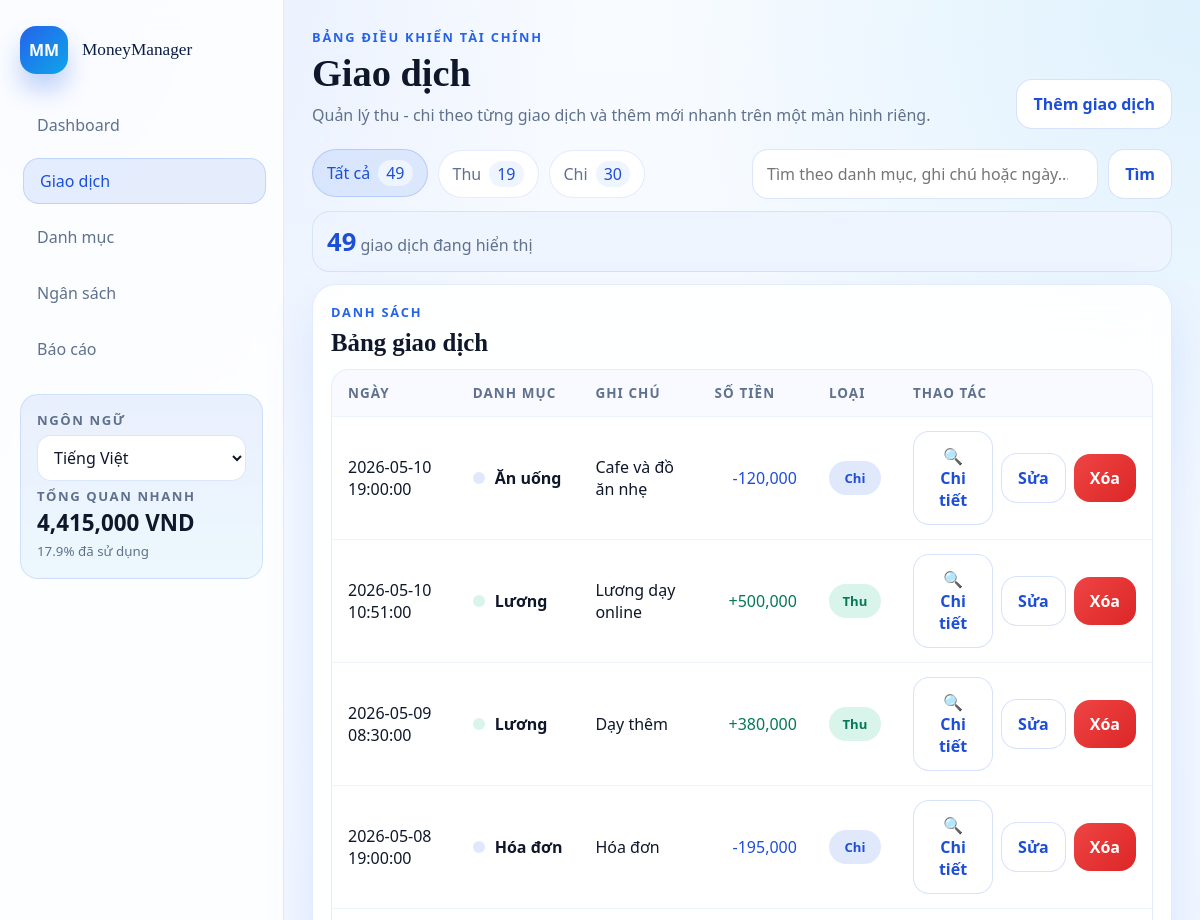
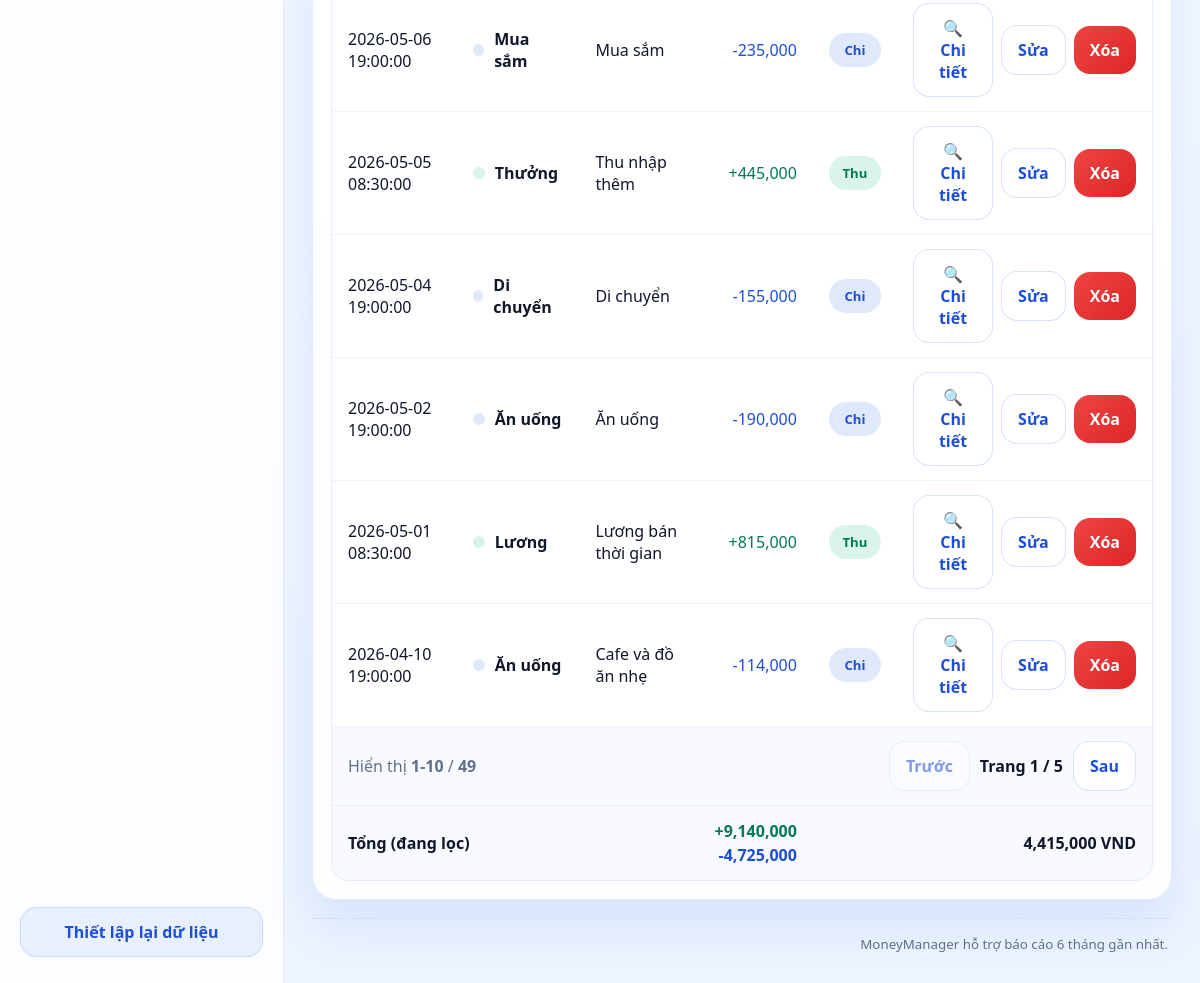
The app's page /transactions, older data (2 pictures, top to bottom).
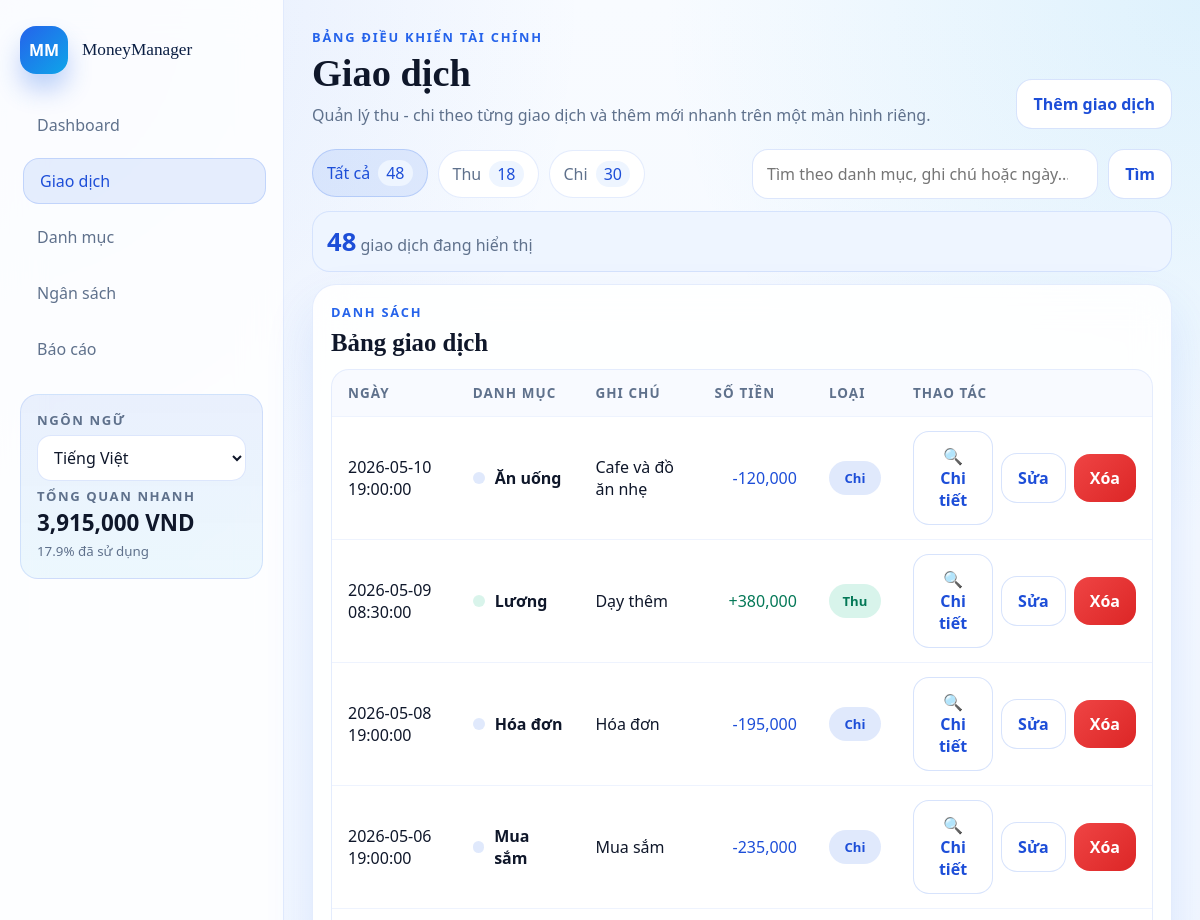
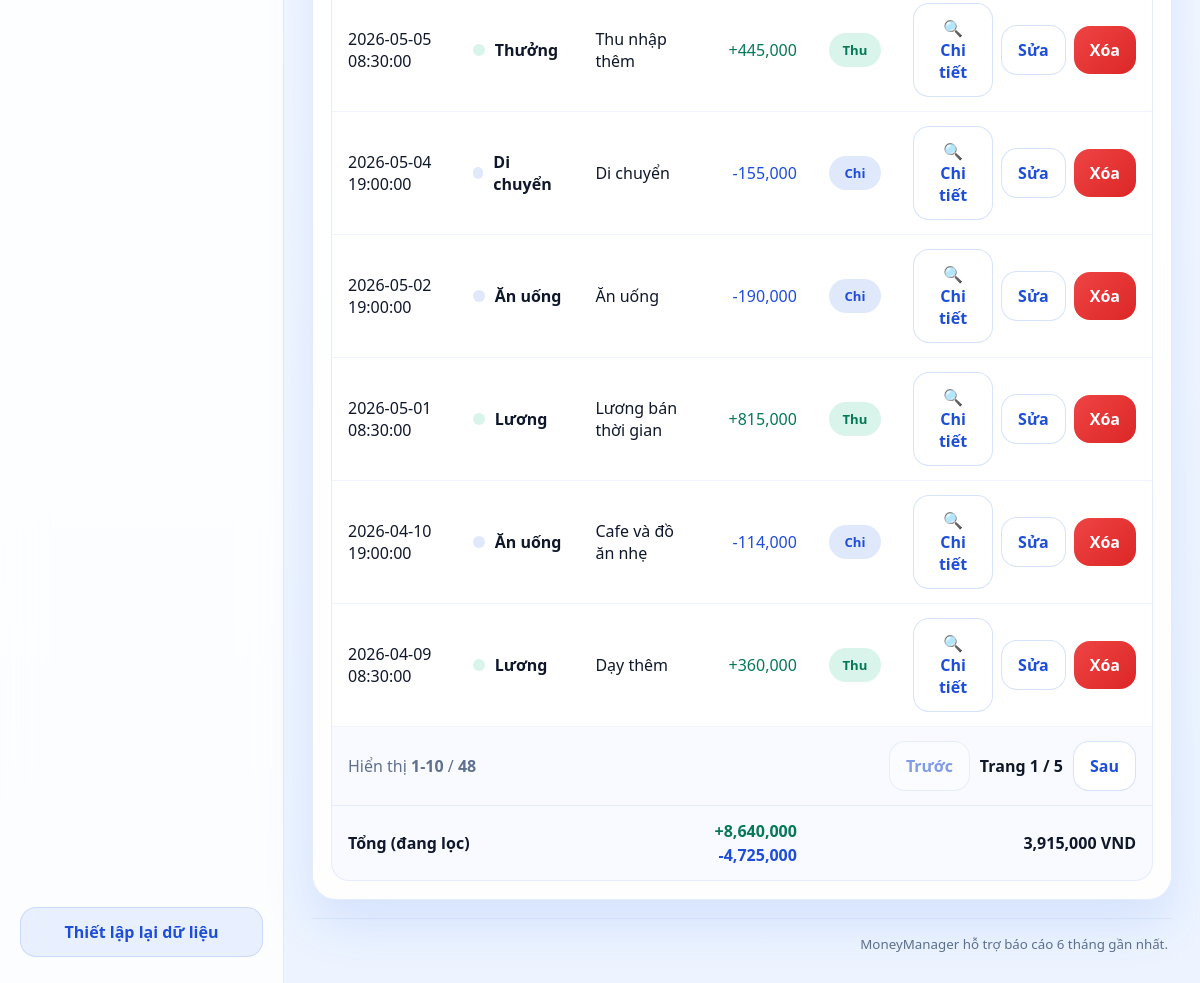
The same page, newer data (2 pictures, top to bottom).
### tables this page shows
CREATE TABLE transactions (
        id INTEGER PRIMARY KEY AUTOINCREMENT,
        date TEXT NOT NULL,
        amount REAL NOT NULL,           -- Số dương cho thu, số âm cho chi
        category_id INTEGER NOT NULL,   -- Tham chiếu sang bảng categories
        note TEXT,
        FOREIGN KEY (category_id) REFERENCES categories (id)
        );

CREATE TABLE categories (
            id INTEGER PRIMARY KEY AUTOINCREMENT,
            key TEXT UNIQUE NOT NULL,
            value TEXT NOT NULL,
            type INTEGER NOT NULL CHECK (type IN (0, 1)) -- 0: chi, 1: thu
        );

### app.py (the view)
@app.route("/transactions")
def transactions_page() -> str:
    search_query = request.args.get("q", default="").strip()
    return render_template(
        "transactions.html",
        **_transaction_form_context(
            "transactions",
            t("transactions_title"),
            t("transactions_subtitle"),
            search_query,
        ),
    )

### app.py (called while the page is built)
def _current_language() -> str:
    language = session.get("language", "vi")
    return language if language in FILE_TRANSLATIONS else "vi"

def t(key: str) -> str:
    language = _current_language()
    return FILE_TRANSLATIONS.get(language, FILE_TRANSLATIONS.get("vi", {})).get(key, key)

@app.context_processor
def inject_language_context() -> dict[str, object]:
    return {
        "current_lang": _current_language(),
        "supported_languages": [
            {
                "code": option["code"],
                "label": t("language_vi") if option["code"] == "vi" else t("language_en"),
            }
            for option in SUPPORTED_LANGUAGES
        ],
        "t": t,
        "category_label": _category_label,
        "note_label": _note_label,
    }

def _format_money(value: float) -> str:
    return f"{value:,.0f}"

def _category_label(category_key: str, fallback: str | None = None) -> str:
    label_key = f"category_label_{category_key}"
    label = t(label_key)
    if label != label_key:
        return label
    return fallback or category_key

def _note_label(note_text: str | None) -> str:
    if not note_text:
        return ""
    translation_key = _NOTE_TRANSLATION_KEYS.get(note_text)
    return t(translation_key) if translation_key else note_text

def _month_bounds(year: int, month: int) -> tuple[str, str]:
    start = datetime(year, month, 1, 0, 0, 0)
    end_day = calendar.monthrange(year, month)[1]
    end = datetime(year, month, end_day, 23, 59, 59)
    return start.strftime("%Y-%m-%d %H:%M:%S"), end.strftime("%Y-%m-%d %H:%M:%S")

def _ensure_db() -> None:
    if not app.config.get("DATABASE_READY", False):
        db_helper.init_db()
        app.config["DATABASE_READY"] = True

### modulo/db_helper.py (called while the page is built)
def get_connection():
    db_dir = os.path.join(os.path.dirname(__file__), '../database')
    db_path = os.path.join(db_dir, 'finance.db')
    os.makedirs(db_dir, exist_ok=True)
    conn = sqlite3.connect(db_path)
    conn.row_factory = sqlite3.Row
    return conn

def get_all_categories():
    conn = get_connection()
    cursor = conn.cursor()
    cursor.execute('SELECT * FROM categories ORDER BY type, value')
    rows = cursor.fetchall()
    conn.close()
    return [dict(row) for row in rows]

def get_setting(key):
    conn = get_connection()
    cursor = conn.cursor()
    cursor.execute('SELECT value FROM settings WHERE key = ?', (key,))
    row = cursor.fetchone()
    conn.close()
    return row['value'] if row else None

### templates/transactions.html (shortened to what this page needs)
{% extends "base.html" %}
{% block content %}
<section class="transaction-toolbar">
  <div class="chip-row">
    <a class="chip {% if transaction_type_filter == 'all' %}active{% endif %}" href="{{ url_for('transactions_page', q=search_query) }}">
      {{ t('all') }} <span>{{ transaction_type_counts.all }}</span>
    </a>
    <a class="chip {% if transaction_type_filter == 'income' %}active{% endif %}" href="{{ url_for('transactions_page', q=search_query, type='income') }}">
      {{ t('income') }} <span>{{ transaction_type_counts.income }}</span>
    </a>
    <a class="chip {% if transaction_type_filter == 'expense' %}active{% endif %}" href="{{ url_for('transactions_page', q=search_query, type='expense') }}">
      {{ t('expense') }} <span>{{ transaction_type_counts.expense }}</span>
    </a>
  </div>
  <form class="search-bar search-bar-wide" method="get" action="{{ url_for('transactions_page') }}">
    <input id="transactionSearch" type="search" name="q" value="{{ search_query }}" placeholder="{{ t('search_placeholder') }}">
    <button type="submit" class="btn btn-outline">{{ t('search') }}</button>
  </form>
</section>
<section class="transaction-summary-strip module-tip">
  <div>
    <strong>{{ transaction_count_display }}</strong>
    <span>{{ t('search_results') }}</span>
  </div>
</section>
<section class="module-grid module-grid-transactions">
  <article class="panel panel-wide">
    <div class="panel-head panel-head-tight">
      <div>
        <p class="panel-kicker">{{ t('transaction_list') }}</p>
        <h2>{{ t('transactions_table') }}</h2>
      </div>
    </div>
    <div class="table-wrap">
      <table class="transaction-table">
        <thead>
          <tr>
            <th>{{ t('date') }}</th>
            <th>{{ t('category') }}</th>
            <th>{{ t('note') }}</th>
            <th class="align-right">{{ t('amount') }}</th>
            <th>{{ t('type') }}</th>
            <th class="align-right">{{ t('action') }}</th>
          </tr>
        </thead>
        <tbody id="transactionTableBody">
          {% for item in transactions %}
            <tr class="transaction-row-clickable"
              data-search="{{ item.date }} {{ category_label(item.category_key, item.category_name) }} {{ item.category_key }} {{ note_label(item.note) }} {{ item.note or '' }} {{ item.amount }}"
                data-transaction-id="{{ item.id }}"
                data-transaction-date="{{ item.date }}"
                data-transaction-category="{{ category_label(item.category_key, item.category_name) }}"
              data-transaction-note="{{ note_label(item.note) }}"
                data-transaction-amount="{{ item.amount }}"
                data-transaction-amount-display="{{ item.amount|abs|money }} VND"
                data-transaction-kind="{{ t('income_type') if item.category_type == 1 else t('expense_type') }}"
                data-transaction-edit-url="{{ url_for('edit_transaction', transaction_id=item.id) }}"
                data-transaction-delete-url="{{ url_for('delete_transaction', transaction_id=item.id) }}">
              <td>{{ item.date }}</td>
              <td>
                <div class="table-category">
                  <span class="transaction-dot {{ 'income' if item.category_type == 1 else 'expense' }}"></span>
                  <strong>{{ category_label(item.category_key, item.category_name) }}</strong>
                </div>
              </td>
              <td>{{ note_label(item.note) or '-' }}</td>
              <td class="align-right amount-cell {{ 'income' if item.amount >= 0 else 'expense' }}">
                {{ '+' if item.amount >= 0 else '-' }}{{ item.amount|abs|money }}
              </td>
              <td>
                <span class="badge {{ 'badge-income' if item.category_type == 1 else 'badge-expense' }}">
                  {{ t('income') if item.category_type == 1 else t('expense') }}
                </span>
              </td>
              <td>
                <div class="table-actions">
                  <button type="button" class="btn btn-mini btn-outline" data-open-detail-modal>🔍 {{ t('details') }}</button>
                  <a class="btn btn-mini btn-outline" href="{{ url_for('edit_transaction', transaction_id=item.id) }}">{{ t('edit') }}</a>
                  <form action="{{ url_for('delete_transaction', transaction_id=item.id) }}" method="post" data-confirm="{{ t('confirm_delete_transaction') }}" onsubmit="return confirm(this.dataset.confirm);">
                    <button type="submit" class="btn btn-mini btn-danger">{{ t('delete') }}</button>
                  </form>
                </div>
              </td>
            </tr>
          {% else %}
            <tr class="empty-row">
              <td colspan="6">{{ t('no_transactions') }}</td>
            </tr>
          {% endfor %}
        </tbody>
        <tfoot>
          <tr class="table-foot table-foot-pagination">
            <td colspan="6">
              <div class="table-pagination">
                <div>
                  {{ t('showing') }} <strong>{{ pagination.display_start }}-{{ pagination.display_end }}</strong>
                  / <strong>{{ pagination.total_items }}</strong>
                </div>
                <div class="pagination-actions">
                  {% if pagination.has_prev %}
                    <a class="btn btn-mini btn-outline" href="{{ url_for('transactions_page', q=search_query, type=transaction_type_filter, page=pagination.prev_page) }}">{{ t('previous') }}</a>
                  {% else %}
                    <span class="btn btn-mini btn-outline is-disabled">{{ t('previous') }}</span>
                  {% endif %}
                  <span class="pagination-page">{{ t('page') }} <strong>{{ pagination.page }}</strong> / {{ pagination.total_pages }}</span>
                  {% if pagination.has_next %}
                    <a class="btn btn-mini btn-outline" href="{{ url_for('transactions_page', q=search_query, type=transaction_type_filter, page=pagination.next_page) }}">{{ t('next') }}</a>
                  {% else %}
                    <span class="btn btn-mini btn-outline is-disabled">{{ t('next') }}</span>
                  {% endif %}
                </div>
              </div>
            </td>
          </tr>
          <tr class="table-foot">
            <td colspan="3"><strong>{{ t('filter_total') }}</strong></td>
            <td class="align-right">
              <div class="table-foot-stack">
                <div class="income">+{{ transactions_total_income|money }}</div>
                <div class="expense">-{{ transactions_total_expense|money }}</div>
              </div>
            </td>
            <td colspan="2" class="align-right"><strong>{{ transactions_total_net|money }} VND</strong></td>
          </tr>
        </tfoot>
      </table>
    </div>
  </article>
</section>
{% endblock %}

### templates/base.html (shortened to what this page needs)
<!doctype html>
<html lang="{{ current_lang }}">
  <head>
    <link rel="stylesheet" href="{{ url_for('static', filename='styles.css') }}">
  </head>
  <body class="shell shell-{{ active_page }}">
    <div class="shell-frame">
      <aside class="sidebar">
        <div>
          <div class="brand">
            <div class="brand-mark">MM</div>
            <div>
              <div class="brand-name">MoneyManager</div>
            </div>
          </div>
          <nav class="module-nav" aria-label="{{ t('main_navigation') }}">
            <a class="module-link {% if active_page == 'dashboard' %}active{% endif %}" href="{{ url_for('dashboard') }}" data-transition-link>{{ t('dashboard') }}</a>
            <a class="module-link {% if active_page == 'transactions' %}active{% endif %}" href="{{ url_for('transactions_page') }}" data-transition-link>{{ t('transactions') }}</a>
            <a class="module-link {% if active_page == 'categories' %}active{% endif %}" href="{{ url_for('categories_page') }}" data-transition-link>{{ t('categories') }}</a>
            <a class="module-link {% if active_page == 'budget' %}active{% endif %}" href="{{ url_for('budget_page') }}" data-transition-link>{{ t('budget') }}</a>
            <a class="module-link {% if active_page == 'reports' %}active{% endif %}" href="{{ url_for('reports_page') }}" data-transition-link>{{ t('reports') }}</a>
          </nav>
          <div class="sidebar-summary">
            <span class="sidebar-summary-label">{{ t('language') }}</span>
            <form class="language-switcher" action="{{ url_for('set_language') }}" method="post">
              <select name="language" aria-label="{{ t('language') }}" onchange="this.form.submit()">
                {% for option in supported_languages %}
                  <option value="{{ option.code }}" {% if option.code == current_lang %}selected{% endif %}>
                    {{ option.label }}
                  </option>
                {% endfor %}
              </select>
            </form>
            <span class="sidebar-summary-label">{{ t('quick_overview') }}</span>
            <strong>{{ current_balance_display }} VND</strong>
            <small>{{ budget_used|round(1) }}% {{ t('budget_used_text') }}</small>
          </div>
        </div>
        <form class="sidebar-action" action="{{ url_for('reset_database') }}" method="post" data-confirm="{{ t('confirm_reset') }}" onsubmit="return confirm(this.dataset.confirm);">
          <button type="submit" class="btn btn-ghost">{{ t('reset_data') }}</button>
        </form>
      </aside>
      <main class="main">
        <header class="topbar">
          <div>
            <p class="eyebrow">{{ t('finance_dashboard') }}</p>
            <h1 class="topbar-title">{{ page_title }}</h1>
            <p class="topbar-subtitle">{{ page_subtitle }}</p>
          </div>
          <div class="topbar-action">
            {% if active_page == 'reports' %}
              <form action="{{ url_for('create_demo_data') }}" method="post" data-confirm="{{ t('confirm_demo') }}" onsubmit="return confirm(this.dataset.confirm);">
                <button type="submit" class="btn btn-secondary">{{ t('create_demo') }}</button>
              </form>
            {% elif active_page == 'transactions' %}
              <button type="button" class="btn btn-outline" data-open-add-modal>{{ t('add_transaction') }}</button>
            {% else %}
              <a class="btn btn-outline" href="{{ url_for('transactions_page', open_add=1) }}" data-transition-link>{{ t('add_transaction') }}</a>
            {% endif %}
          </div>
        </header>
        <div class="workspace">
          {% block content %}{% endblock %}
        </div>
        <footer class="app-footer">
          <small>{{ t('footer_note') }}</small>
        </footer>
      </main>
    </div>
  </body>
</html>

Row changes from the older to the newer data that the page shows:
removed transactions: date "2026-05-10 10:51:00", {{ category_label(item.category_key, item.category_name) }} "Lương", note "Lương dạy online", amount "+", amount|abs "500,000", {{ t('income') if item.category_type == 1 else t('expense') }} "Thu", t "Chi tiết", t "Sửa", t "Xóa"
now on this page (row unchanged): transactions: date "2026-04-09 08:30:00", {{ category_label(item.category_key, item.category_name) }} "Lương", note "Dạy thêm", amount "+", amount|abs "360,000", {{ t('income') if item.category_type == 1 else t('expense') }} "Thu", t "Chi tiết", t "Sửa", t "Xóa"
Text that changed along with them:
{{ current_balance_display }}: "4,415,000" → "3,915,000"
{{ transaction_type_counts.all }}: "49" → "48"
{{ transaction_type_counts.income }}: "19" → "18"
{{ transaction_count_display }}: "49" → "48"
{{ pagination.total_items }}: "49" → "48"
{{ transactions_total_income|money }}: "9,140,000" → "8,640,000"
{{ transactions_total_net|money }}: "4,415,000" → "3,915,000"
